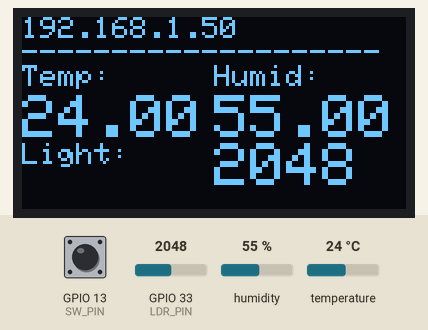
Recording of a sketch running on a simulated ESP32. Parts: 128×64 one-colour display. The test bench sets the inputs (shaded band); at power-on: humidity 55 %, GPIO 33 (LDR_PIN) = 2048, temperature 24 °C, GPIO 13 (SW_PIN) HIGH. WiFi joins after 1.5 s; servers stay silent unless stated; no MQTT or app messages arrive unless stated; what the sketch prints to the serial monitor is not drawn.

Above: at 5.7 s.
5.8 s: humidity set to 22 %
At 7.2 s:
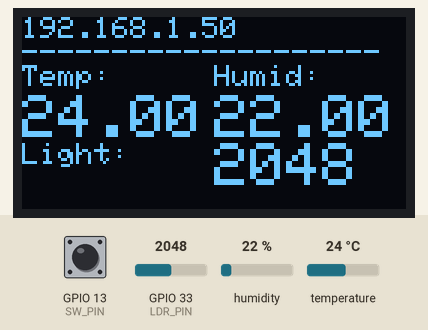
8.2 s: GPIO 33 (LDR_PIN) set to 2866
At 8.8 s:
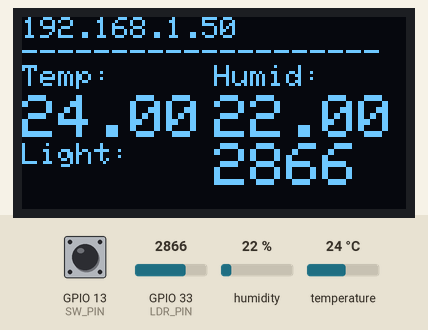
9.8 s: temperature set to 12 °C
At 12.2 s:
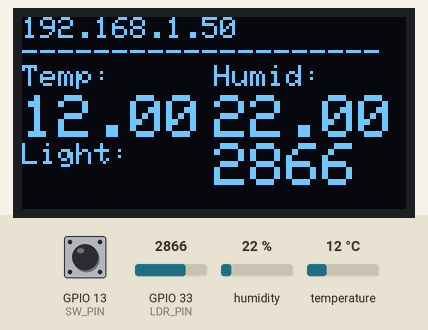
12.5 s: GPIO 33 (LDR_PIN) set to 3603
At 12.9 s:
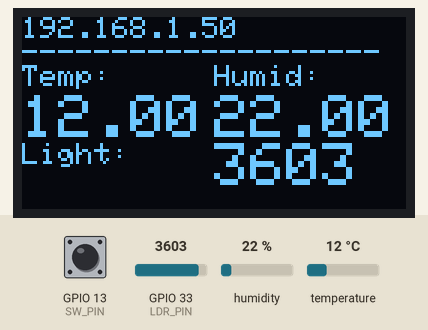
14.1 s: humidity set to 40 %
At 16.5 s:
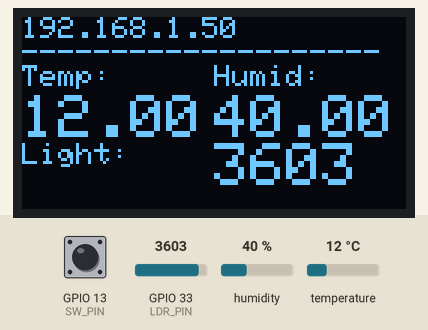
16.8 s: GPIO 33 (LDR_PIN) set to 4095
At 18.1 s:
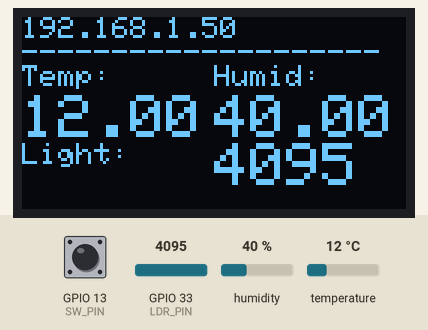
Timing chart, 0 to 19.3 s (numbered marks = the images above; inputs shaded):
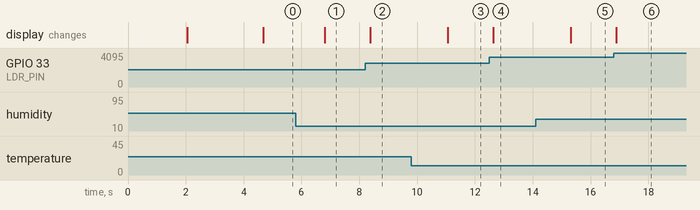

Measured:
- after the input at 5.8 s, the display: changes after 1.0 s (image 1)
- after the input at 8.2 s, the display: changes after 0.18 s (image 2)
- after the input at 9.8 s, the display: changes after 1.3 s (image 3)
- after the input at 12.5 s, the display: changes after 0.13 s (image 4)
- after the input at 14.1 s, the display: changes after 1.2 s (image 5)
- after the input at 16.8 s, the display: changes after 0.09 s (image 6)

The sketch:

env_mon.ino
```cpp
#include <WiFi.h>
#include <PubSubClient.h>
#include <Wire.h>
#include <Adafruit_GFX.h>
#include <Adafruit_SSD1306.h>
#include <DHT.h>

#define I2C_SDA_PIN 26 // Example: Using GPIO 4 for SDA
#define I2C_SCL_PIN 25 // Example: Using GPIO 5 for SCL
#define SCREEN_WIDTH 128 // OLED width,  in pixels
#define SCREEN_HEIGHT 64 // OLED height, in pixels
#define OLED_RESET      -1
#define SCREEN_ADDRESS  0x3C
#define LDR_PIN 33
#define DHT11PIN 27
#define SW_PIN 13

TwoWire I2Cbus = TwoWire(0);
Adafruit_SSD1306 oled(SCREEN_WIDTH, SCREEN_HEIGHT, &I2Cbus, OLED_RESET);
DHT dht(DHT11PIN, DHT11);

// Konfigurasi WiFi
const char* ssid = "";
const char* password = "";
String ipaddr;

// Konfigurasi MQTT
const char* mqtt_server = "192.168.8.192"; // Change to local IP where Mosquitto running
const int mqtt_port = 1885;

WiFiClient espClient;
PubSubClient client(espClient);

unsigned long lastPublish = 0;
unsigned long lastWifiAttempt = 0;
unsigned long PUBLISH_INTERVAL = 10000; // 10s, change as needed
int swState = 0;      // Variable to store the button's state

void setup_wifi() {
  delay(10);
  Serial.println("Connecting to WiFi...");

  WiFi.mode(WIFI_STA);        // station mode
  WiFi.setSleep(false);       // IMPORTANT: disable modem sleep
  WiFi.setAutoReconnect(true);
  WiFi.begin(ssid, password);

  while (WiFi.status() != WL_CONNECTED) {
    delay(500);
    Serial.print(".");
  }

  ipaddr = WiFi.localIP().toString();
  Serial.println("\nConnected to WiFi!");
  Serial.println("");
  Serial.println("WiFi connected");
  Serial.println("IP address: ");
  Serial.println(ipaddr);
  delay(500) ;
}

void ensureWifi() {
  if (WiFi.status() == WL_CONNECTED) return;

  unsigned long now = millis();
  if (now - lastWifiAttempt < 5000) return;  // retry every 5 seconds

  lastWifiAttempt = now;

  Serial.println("WiFi lost, reconnecting...");
  WiFi.disconnect();
  WiFi.begin(ssid, password);
}

void reconnectMqtt() {
  while (!client.connected()) {
    Serial.println("Attempting MQTT connection...");
    String clientId = "upj_inf-orion-";
    // clientId += String(random(0xffff), HEX);

    if (client.connect(clientId.c_str())) {
      Serial.println("Connected to broker!");
    } else {
      Serial.print("failed, rc=");
      Serial.print(client.state());
      Serial.println(" try again in 5 seconds");
      delay(5000);
    }
  }
}

void setup() {
  Serial.begin(9600);
  pinMode(SW_PIN, INPUT_PULLUP);

  I2Cbus.begin(I2C_SDA_PIN, I2C_SCL_PIN, 100000);
  // initialize OLED display with I2C address 0x3C
  if (!oled.begin(SSD1306_SWITCHCAPVCC, SCREEN_ADDRESS)) {
    Serial.println(F("failed to start SSD1306 OLED"));
    while (1);
  }
  delay(2000);              // wait two seconds for initializing
  oled.clearDisplay();      // clear display
  oled.setTextColor(WHITE); // set text color
  oled.setTextSize(2);      // set text size
  oled.setCursor(0, 2);     // set position to display (x,y)
  oled.println("env");      // set text
  oled.println("mon");      // set text
  oled.display();           // display on OLED
  delay(500);               // wait half second for initializing

  setup_wifi();
  client.setServer(mqtt_server, mqtt_port);

  analogSetAttenuation(ADC_11db);
  dht.begin();
}

void loop() {
  ensureWifi();
  if (!client.connected()) {
    reconnectMqtt();
  }
  client.loop();  // MUST be called frequently

  swState = digitalRead(SW_PIN);
  if (swState == LOW) {
    PUBLISH_INTERVAL = 60000; // 60s when jumper connected to GND
  } else {
    PUBLISH_INTERVAL = 10000; // 10s when jumper released
  }

  float humi = dht.readHumidity();
  float temp = dht.readTemperature();
  int lightIntensity = analogRead(LDR_PIN);

  // Menampilkan nilai intensitas cahaya ke Serial Monitor
  oled.clearDisplay(); // clear display
  oled.setTextSize(1);  // set text size
  oled.setCursor(0, 0);  // set position to display (x,y)
  oled.println(ipaddr);
  oled.println("--------------------");
  oled.setCursor(0, 16);     // TEMP
  oled.setTextSize(1);
  oled.print("Temp: ");
  oled.setCursor(0, 26);
  oled.setTextSize(2);
  oled.print(String(temp).c_str());
  oled.setCursor(64, 16);     // HUMI
  oled.setTextSize(1);
  oled.print("Humid: ");
  oled.setCursor(64, 26);
  oled.setTextSize(2);
  oled.print(String(humi).c_str());
  oled.setTextSize(1);
  oled.setCursor(0, 42);    // LIGHT
  oled.print("Light: ");
  oled.setCursor(64, 42);
  oled.setTextSize(2);
  oled.print(lightIntensity);
  oled.display();

  unsigned long now = millis();
  if (now - lastPublish > PUBLISH_INTERVAL) {
    lastPublish = now;
    String tempStr = String(temp);
    String humiStr = String(humi);
    String lightStr = String(lightIntensity);
    client.publish("upj_inf/orion/temperature", tempStr.c_str());   // Send data to MQTT
    client.publish("upj_inf/orion/humidity", humiStr.c_str());
    client.publish("upj_inf/orion/light", lightStr.c_str());
    Serial.println("Data terkirim!");
  }

  delay(500);
}
```
